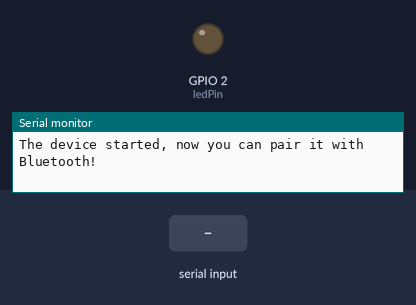
This sketch was run on a simulated ESP32. Parts: output pins drawn as LEDs (lit = HIGH), the last lines printed to the serial monitor. The test bench sets the inputs (shaded band). Nothing arrives over Bluetooth unless stated.

Above: at 1.2 s.
1.3 s: "1" received over the second serial link
At 2.5 s:
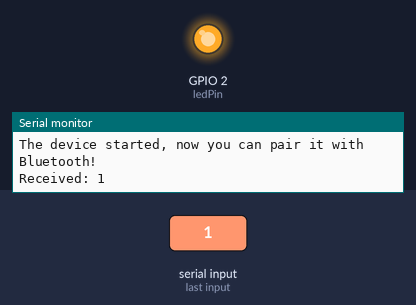
2.8 s: "0" received over the second serial link
At 3.7 s:
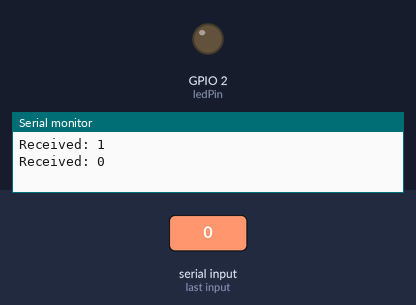
Timing chart, 0 to 5.8 s (numbered marks = the images above; inputs shaded):
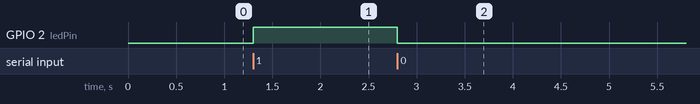

Measured:
- after the input at 1.3 s, GPIO 2 (ledPin): LOW → HIGH at once
- after the input at 2.8 s, GPIO 2 (ledPin): HIGH → LOW at once

The sketch:

module_4_BT.ino
```cpp
#include "BluetoothSerial.h"  // Include the Bluetooth library

BluetoothSerial SerialBT;

const int ledPin = 2; // Pin to which the LED is connected

void setup() {
  pinMode(ledPin, OUTPUT); // Set the LED pin as output
  Serial.begin(115200);
  SerialBT.begin("ESP32_BT"); // Set the Bluetooth device name
  Serial.println("The device started, now you can pair it with Bluetooth!");
}

void loop() {
  if (SerialBT.available()) {
    char incomingChar = SerialBT.read(); // Read the incoming data
    if (incomingChar == '1') {
      digitalWrite(ledPin, HIGH); // Turn on the LED
    } else if (incomingChar == '0') {
      digitalWrite(ledPin, LOW); // Turn off the LED
    }
    Serial.print("Received: ");
    Serial.println(incomingChar);
  }
}
```
